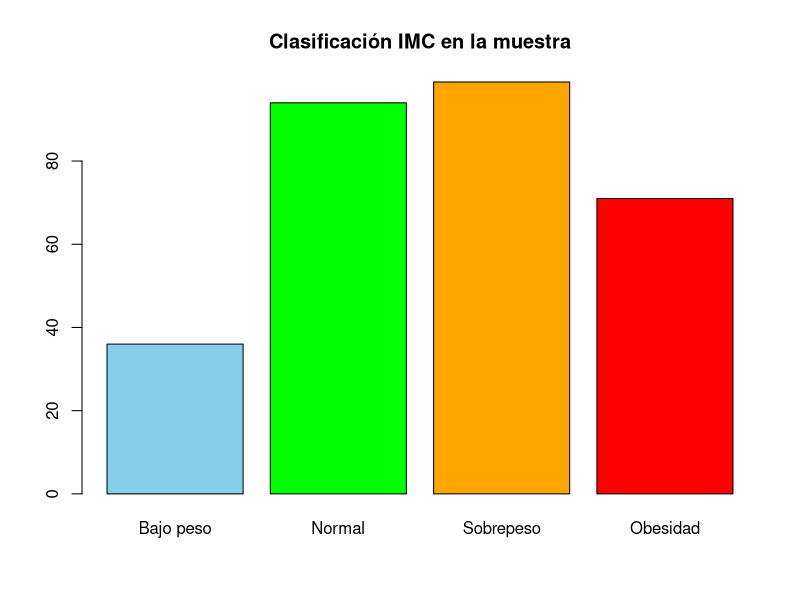

This figure's R source:
# Fijamos una semilla
set.seed(101)

#variable de número de registros a generar
n <- 300


#generamos un data frame
datos_imc <- data.frame(
  edad = sample(18:90, n, replace = TRUE),# sample aleatorio, de 30 a 90 cantidad n y puede ser repetido
  sexo = sample(c("Mujer", "Hombre"), n, replace= TRUE),
  talla = round(rnorm(n, mean = 1.65, sd =0.1), 2), 
  peso = round(rnorm(n, mean = 70, sd = 15), 2)
)
head(datos_imc)

#2. Calcula el IMC para cada individuo
datos_imc$imc <- with(datos_imc, peso / (talla^2))

#clasificar el IMC según categorías

#Bajo <18
#Normal 18.5 <= IMC <=24.9
#Sobrepeso Normal 25 <= IMC <=29.9
#Obesidad >=30

datos_imc$clasificacion <- cut(datos_imc$imc,
                               breaks =c(0, 18.5, 24.9, 29.9, Inf),
                               labels =c("Bajo peso", "Normal", "Sobrepeso", "Obesidad")  
                               )
#Crea una tabla de frecuencias para la clasificación
tabla_imc <- table(datos_imc$clasificacion)

#Crear u  gráfico de barras
barplot(tabla_imc, col =c("skyblue", "green", "orange", "red"),
        main = "Clasificación IMC en la muestra")

